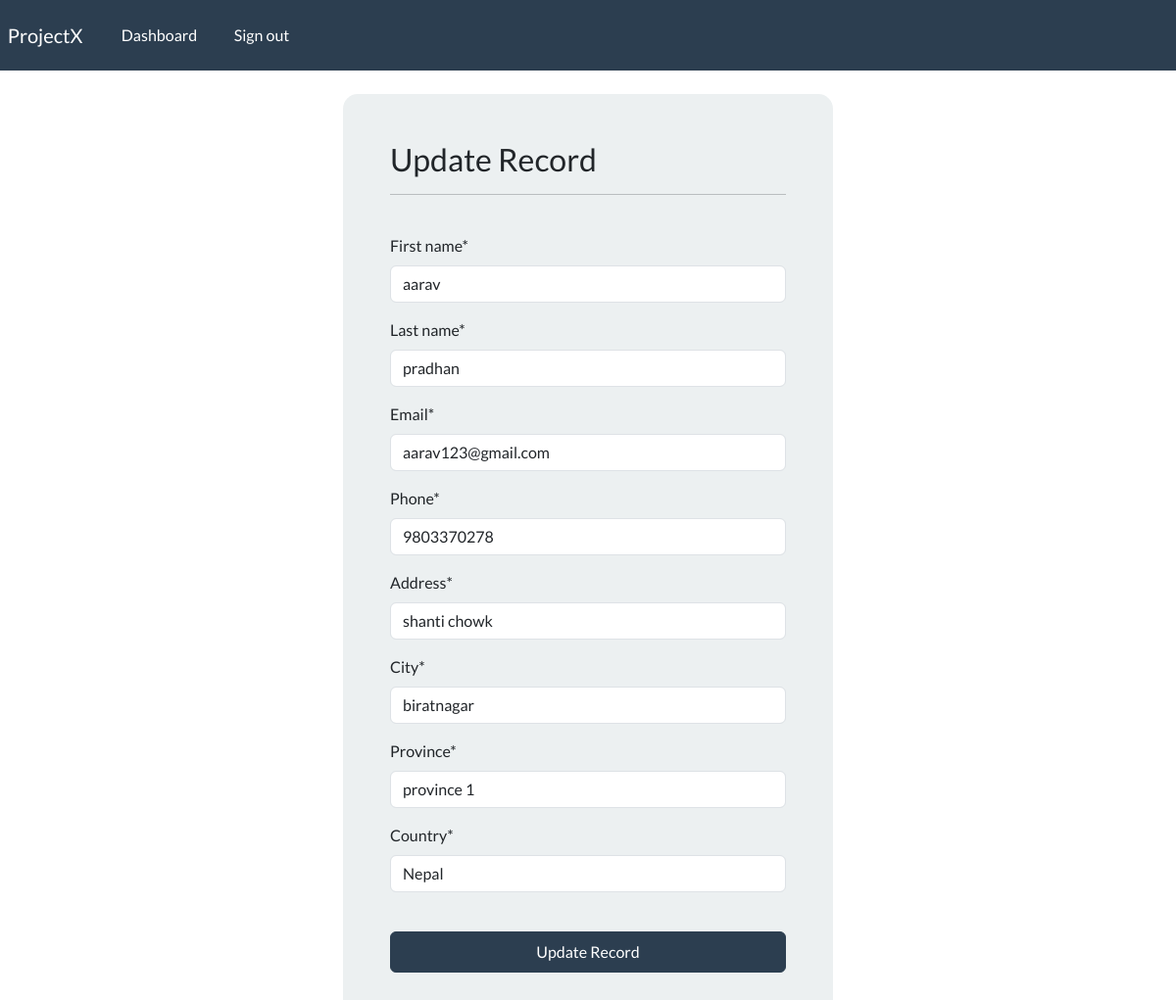
The app's page /update-record/1 (signed in) with its own data.
### webapp/models.py (models this page shows, shortened)
class Record(models.Model):
    creation_date = models.DateTimeField(auto_now_add = True)
    first_name = models.CharField(max_length = 100)
    last_name = models.CharField(max_length = 100)
    email = models.CharField(max_length= 255)
    phone = models.CharField(max_length=20)
    address = models.CharField(max_length=300)
    city = models.CharField(max_length = 255)
    province = models.CharField(max_length = 255)
    country = models.CharField(max_length = 255)

### webapp/views.py (the view)
# urls.py: path('update-record/<int:pk>', views.update_record, name = 'update-record'),
@login_required(login_url='my-login')
def update_record(request, pk):
    record = Record.objects.get(id=pk)
    form = UpdateRecordForm( instance= record)
    if request.method == 'POST':
        form = UpdateRecordForm(request.POST, instance= record)
        if form.is_valid():
            form.save()
            return redirect("dashboard")
    context = {'form' : form}
    return render(request, 'webapp/update-record.html', context= context)

### webapp/forms.py
class UpdateRecordForm(forms.ModelForm):
    class Meta:
        model = Record
        fields = ['first_name', 'last_name', 'email', 'phone', 'address', 'city', 'province', 'country']

### webapp/templates/webapp/update-record.html (shortened to what this page needs)
{% extends "webapp/base.html" %}
{% load crispy_forms_tags %}
{% block content %}
<body>
    <div class=" container bg-light shadow-md p-5 form-layout">
        <h3>Update Record</h3>
        <hr>
        <br>
        <form method="POST" autocomplete="off">
            {{ form | crispy }}
            <br>
            <button type="submit" class=" btn btn-primary w-100 btn-block p-2">Update Record</button>
        </form>
    </div>
    </body>
{% endblock  %}

### static/css/styles.css (style rules this page uses)
.form-layout { border-radius: 15px; width: 500px; }

### records on screen
Record: first_name "aarav", last_name "pradhan", email "aarav123@gmail.com", phone "9803370278", address "shanti chowk", city "biratnagar", province "province 1", country "Nepal"
